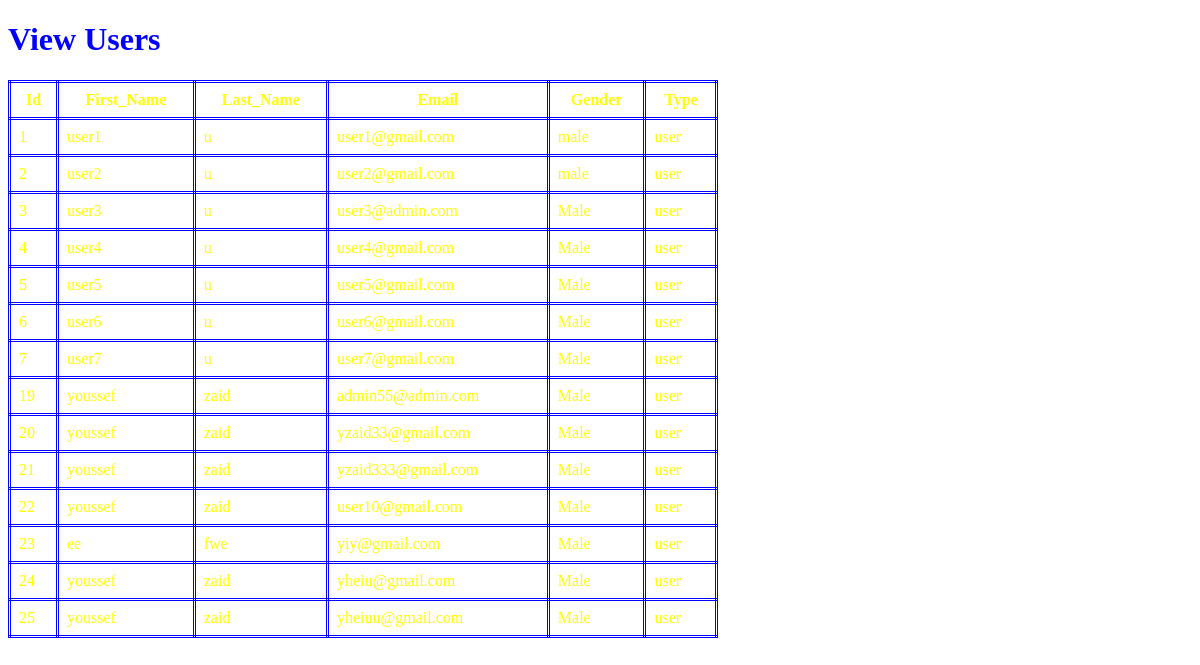
The app's page /ViewOrders.php, older data.
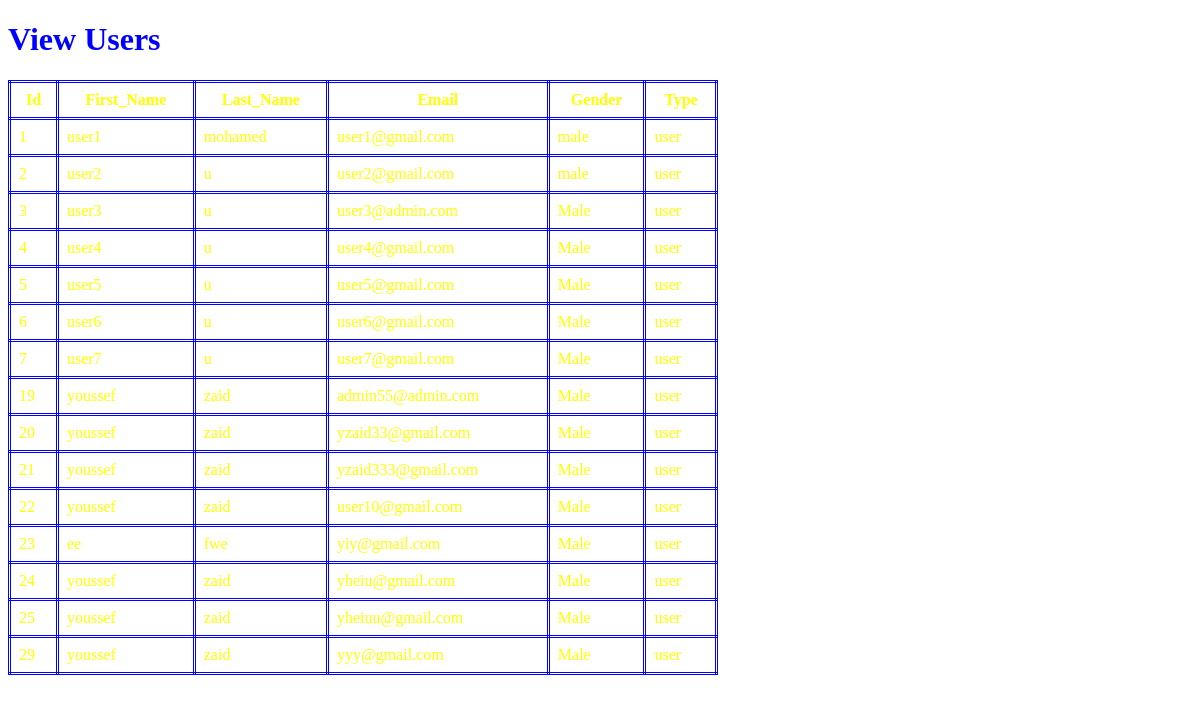
The same page, newer data.
### tables this page shows
CREATE TABLE `data` (
  `id` int(11) NOT NULL,
  `First_Name` varchar(40) NOT NULL,
  `Last_Name` varchar(40) NOT NULL,
  `Email` varchar(100) NOT NULL,
  `Password` varchar(50) NOT NULL,
  `Gender` varchar(11) NOT NULL,
  `type` varchar(11) NOT NULL,
  `Photo_Name` varchar(512) NOT NULL
);

### ViewOrders.php (the view, shortened to what this page needs)
<?php
$servername = "localhost";
$username = "root";
$password = "";
$dbname = "webproject (2)";
$conn = mysqli_connect($servername, $username, $password, $dbname);
$sql = "SELECT * FROM data Where type='user'";
$result = mysqli_query($conn, $sql);
?>
<!DOCTYPE html>
<html>
<head>
</head>
<body>
 <form >
      <h1>View Users</h1>
  <table>
  <tr>
    <th>Id</th>
    <th>First_Name</th>
    <th>Last_Name</th>
    <th>Email</th>
    <th>Gender</th>
    <th>Type</th>
  </tr>
<?php
while($row = $result -> fetch_array(MYSQLI_ASSOC)) {
        $id = $row['id'];
        $fname = $row['First_Name'];
        $lname = $row['Last_Name'];
        $email = $row['Email'];
        $g = $row['Gender'];
        $t = $row['type'];
        ?>
  <tr>
    <td><?php echo $id; ?></td>
    <td><?php echo $fname; ?></td>
    <td><?php echo $lname; ?></td>
    <td><?php echo $email; ?></td>
    <td><?php echo $g; ?></td>
    <td><?php echo $t; ?></td>
  </tr>
     <?php
    }
  ?>
</table>
<br>
</form>
</body>
</html>

Row changes from the older to the newer data that the page shows:
changed data "user1": Last_Name "u" → "mohamed"
added data: id "29", First_Name "youssef", Last_Name "zaid", Email "yyy@gmail.com", Gender "Male", type "user"
